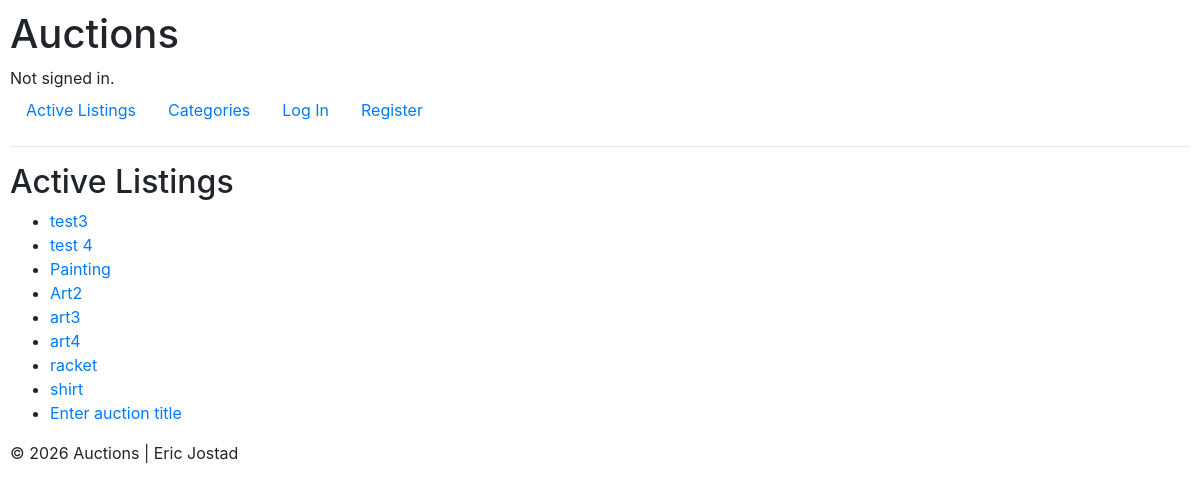
Before: / with the older database file.
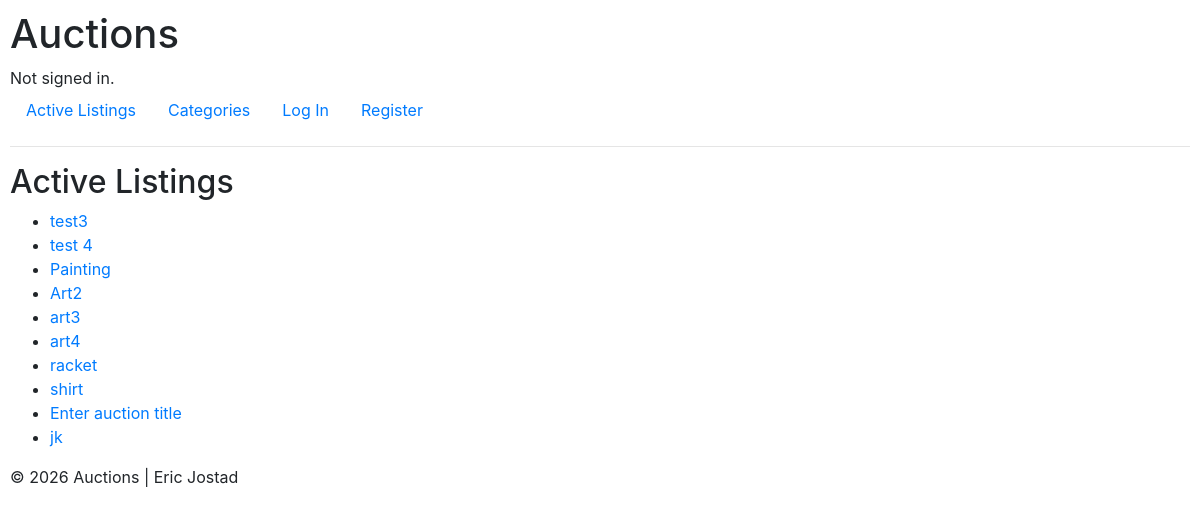
After: the same page with the newer database file.
### auctions/models.py (models this page shows)
class Auction(models.Model):
    user = models.ForeignKey(User, on_delete=models.CASCADE)
    title = models.CharField(max_length=150)
    description = models.TextField(
        blank=True)
    starting_bid = models.DecimalField(
        max_digits=10, decimal_places=2, validators=[MinValueValidator(0.01)])
    image_url = models.URLField(blank=True)
    category = models.CharField(
        max_length=64, blank=True)

### auctions/views.py (the view)
# urls.py: path("", views.index, name="index"),
def index(request):
    auction = Auction.objects.all()
    return render(request, "auctions/index.html", {
        "auctions": auction
    })

### auctions/templates/auctions/index.html
{% extends "auctions/layout.html" %}
{% block body %}
    <h2>Active Listings</h2>
    <ul>
        {% for auction in auctions %}
            <li>
                <a href="{% url 'auctions:listing' auction.id auction.title %}">{{ auction.title }}</a>
            </li>
        {% empty %}
            <li>No active listings.</li>
        {% endfor %}
    </ul>
{% endblock %}

Changed rows visible on the page:
added Auction: title "jk"
